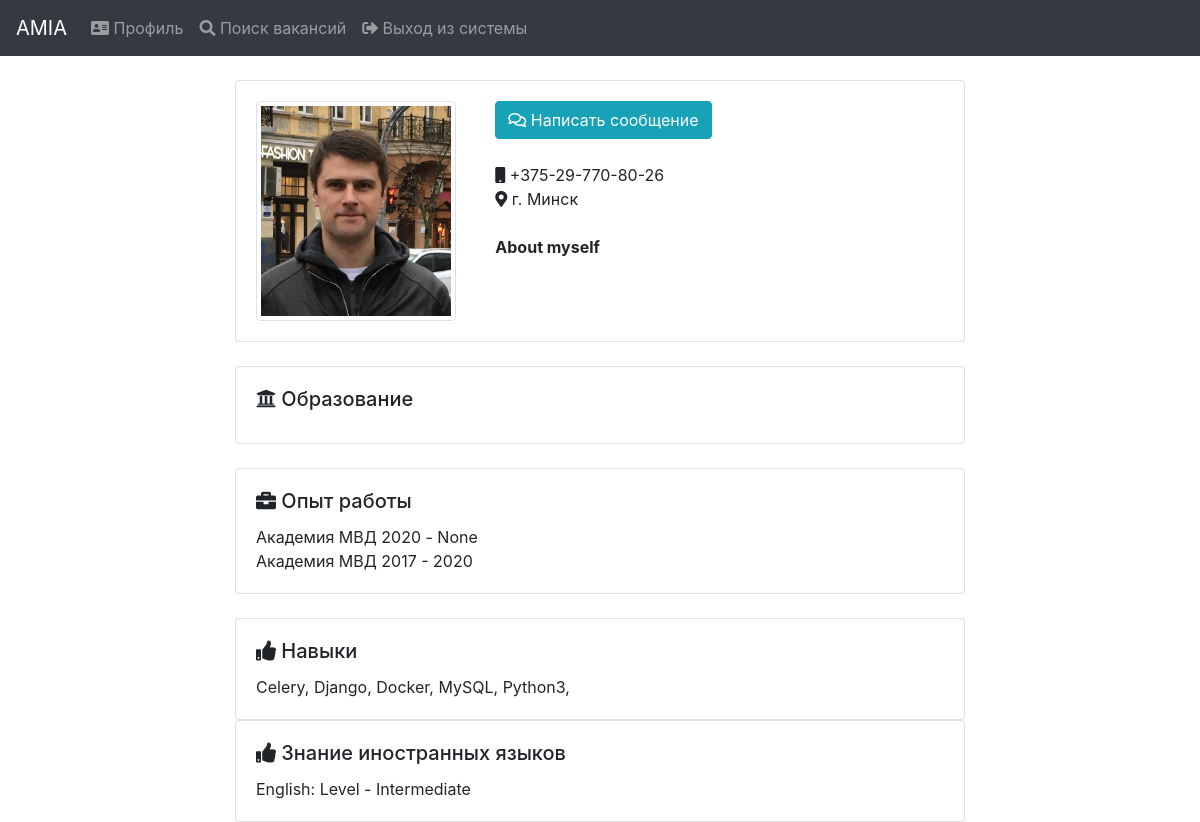
The app's page /profiles/2/ (signed in), older data.
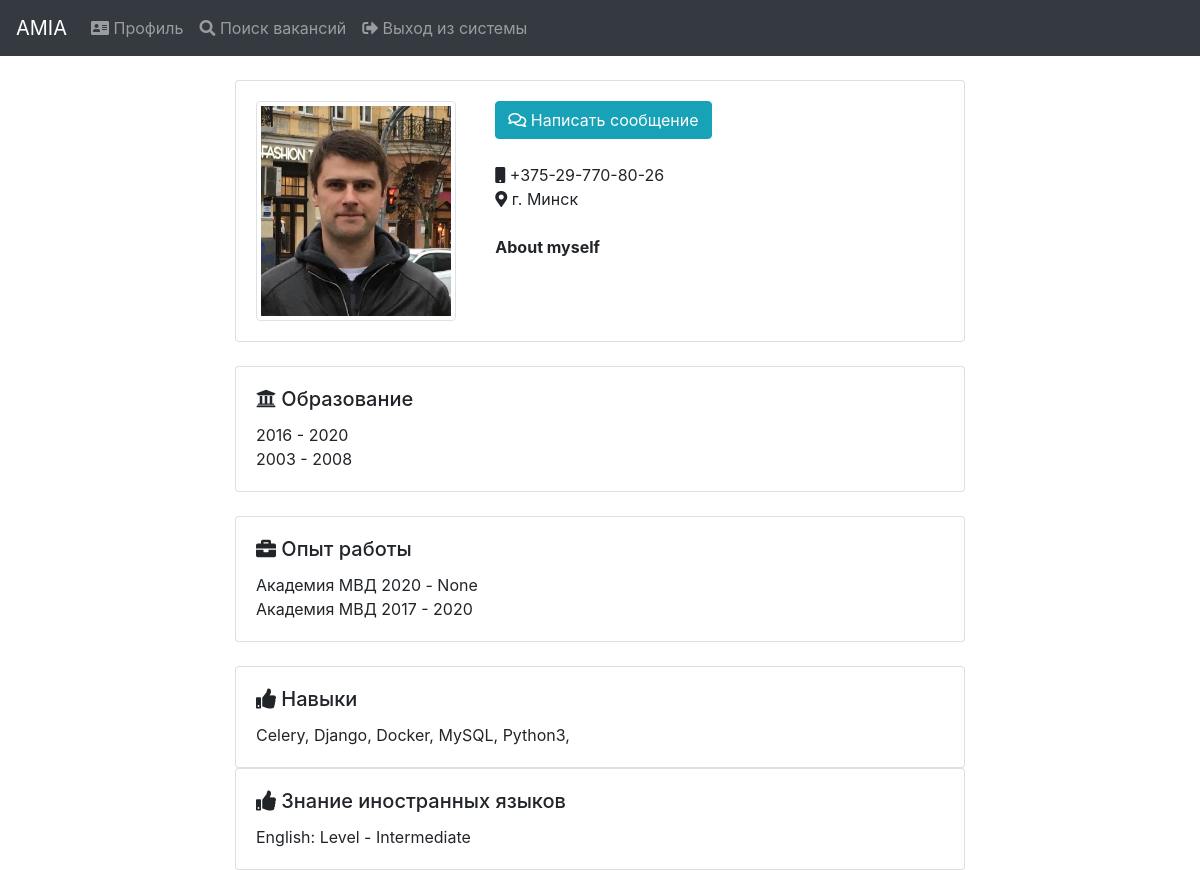
The same page, newer data.
### social_profile/models.py (models this page shows, shortened)
class WorkExperience(models.Model):
    company_name = models.CharField(max_length=255, verbose_name="Company name")
    position = models.CharField(max_length=255, verbose_name="Position")
    duty = models.TextField(verbose_name="Duty", blank=True, null=True)
    year_start = models.IntegerField(verbose_name="Start year")
    year_end = models.IntegerField(verbose_name="End year", blank=True, null=True)
    class Meta:
        ordering = ('-year_start',)
        verbose_name = 'Work experience'
        verbose_name_plural = 'Work experience'

class Skill(models.Model):
    skill_name = models.CharField(max_length=255, verbose_name="Skill")
    def __str__(self):
        return self.skill_name
    class Meta:
        ordering = ('skill_name',)
        verbose_name = 'Skill'
        verbose_name_plural = 'Skills'

class LanguageWithLevel(models.Model):
    language = models.ForeignKey(Language, on_delete=models.CASCADE)
    profile = models.ForeignKey(SocialProfile, on_delete=models.CASCADE)
    level = models.ForeignKey(LanguageLevel, on_delete=models.CASCADE)

class Language(models.Model):
    language_name = models.CharField(max_length=100, verbose_name="Language_name")
    def __str__(self):
        return self.language_name
    class Meta:
        ordering = ('language_name',)
        verbose_name = 'Language'
        verbose_name_plural = 'Languages'

class LanguageLevel(models.Model):
    LEVELS = (
        (1, 'Beginner'),
        (2, 'Pre-Intermediate'),
        (3, 'Intermediate'),
        (4, 'Upper-Intermediate'),
        (5, 'Advanced'),
        (6, 'Proficiency'),
    )
    language_level = models.IntegerField(verbose_name="language_level", choices=LEVELS)
    def __str__(self):
        level_index = int(self.language_level) - 1
        return str(self.LEVELS[level_index][1])
    class Meta:
        ordering = ('language_level',)
        verbose_name = 'Language level'
        verbose_name_plural = 'Language levels'

class EducationWithInfo(models.Model):
    specialty = models.ForeignKey(Specialty, on_delete=models.CASCADE)
    profile = models.ForeignKey(SocialProfile, on_delete=models.CASCADE)
    year_of_entrance = models.IntegerField(verbose_name="Year of entrance")
    year_of_graduating = models.IntegerField(verbose_name="Year of graduating", blank=True, null=True)

### social_profile/views.py (the view, shortened to what this page needs)
# urls.py: path('<profile_id>/', views.ProfileView.as_view(), name='profile_data'),
class ProfileView(LoginRequiredMixin, View):
    def get(self, request, profile_id):
        profile_data = get_object_or_404(SocialProfile, pk=profile_id)
        return render(request, 'social_profile/profile.html', {
            'profile': profile_data
        })

### context_processors/models_context.py (called while the page is built)
def models_context(request):
    return {'educational': EducationalInstitution.objects.all(),
            'language_levels': LanguageLevel.objects.all(),
            'languages': Language.objects.all(),
            'specialties': Specialty.objects.all(),
            'skills': Skill.objects.all(),
            'interests': Interest.objects.all(),
            }

### social_profile/templates/social_profile/profile.html (shortened to what this page needs)
{% extends "base.html" %}
{% load static %}
{% block content %}
    {% if request.user.is_staff %}
        {% include 'hr/navbar_hr.html' %}
    {% else %}
        {% include "social_profile/navbar.html" %}
    {% endif %}
    <br>
    <div class="container">
        <div class="row">
            <div class="col-sm-2"></div>
            <div class="col-sm-8">
                <div class="card">
                    <div class="card-body">
                        <div class="row">
                            <div class="col-sm-4">
                                {% if profile.profile_img %}
                                    <img src="{{ profile.profile_img.url }}" alt="profile_image" class="img-thumbnail" width="200">
                                {% endif %}
                            </div>
                            <div class="col-sm-8">
                                <button type="button" class="btn btn-info"><i class="far fa-comments"></i> Написать сообщение</button><br><br>
                                <div>
                                    <i class="fas fa-mobile"></i> {{ profile.contact_information_phone|default:"Нет данных" }}<br>
                                    <i class="fas fa-map-marker-alt"></i> {{ profile.contact_information_address|default:"Нет данных" }}<br><br>
                                    <b>{{ profile.about_myself|default:"Нет данных" }}</b>
                                </div>
                            </div>
                        </div>
                    </div>
                </div>
                <br>
                <div class="card">
                    <div class="card-body">
                        <h5 class="card-title"><i class="fas fa-university"></i> Образование</h5>
                        {% for education in profile.educationwithinfo_set.all %}
                            {{ education.education }} {{ education.year_of_entrance }} - {{ education.year_of_graduating }}<br>
                        {% endfor %}
                    </div>
                </div>
                <br>
                <div class="card">
                    <div class="card-body">
                        <h5 class="card-title"><i class="fas fa-briefcase"></i> Опыт работы</h5>
                        {% for w_e in profile.work_experience.all %}
                            {{ w_e.company_name }} {{ w_e.year_start }} - {{ w_e.year_end }}<br>
                        {% endfor %}
                    </div>
                </div>
                <br>
                <div class="card">
                    <div class="card-body">
                        <h5 class="card-title"><i class="fas fa-thumbs-up"></i> Навыки</h5>
                        {% for skill in profile.skills.all %}
                            {{ skill }},
                        {% endfor %}
                    </div>
                </div>
                <div class="card">
                    <div class="card-body">
                        <h5 class="card-title"><i class="fas fa-thumbs-up"></i> Знание иностранных языков</h5>
                        {% for lang in profile.languagewithlevel_set.all %}
                            {{ lang.language }}: Level - {{ lang.level }}
                        {% endfor %}
                    </div>
                </div>
            </div>
            <div class="col-sm-2"></div>
        </div>
    </div>
{% endblock %}

Row changes from the older to the newer data that the page shows:
added EducationWithInfo: year_of_entrance "2016", year_of_graduating "2020"
added EducationWithInfo: year_of_entrance "2003", year_of_graduating "2008"
